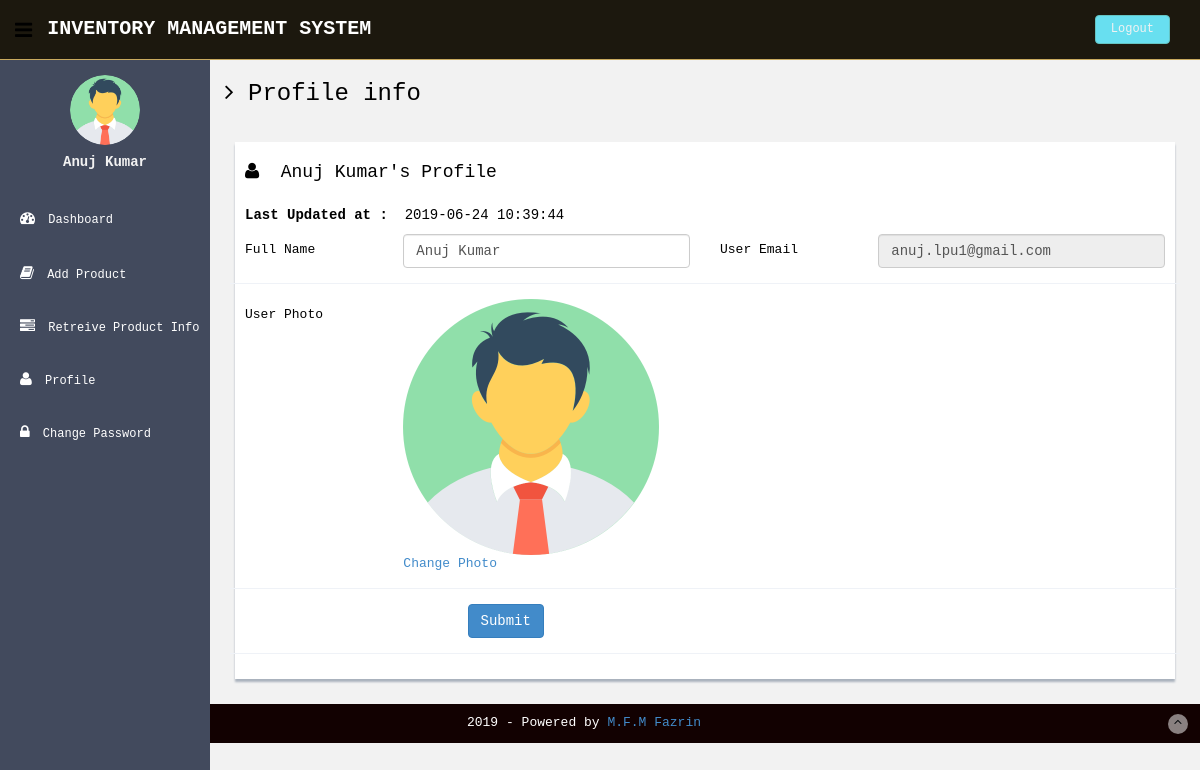
Before: /profile.php (signed in) with the older database file.
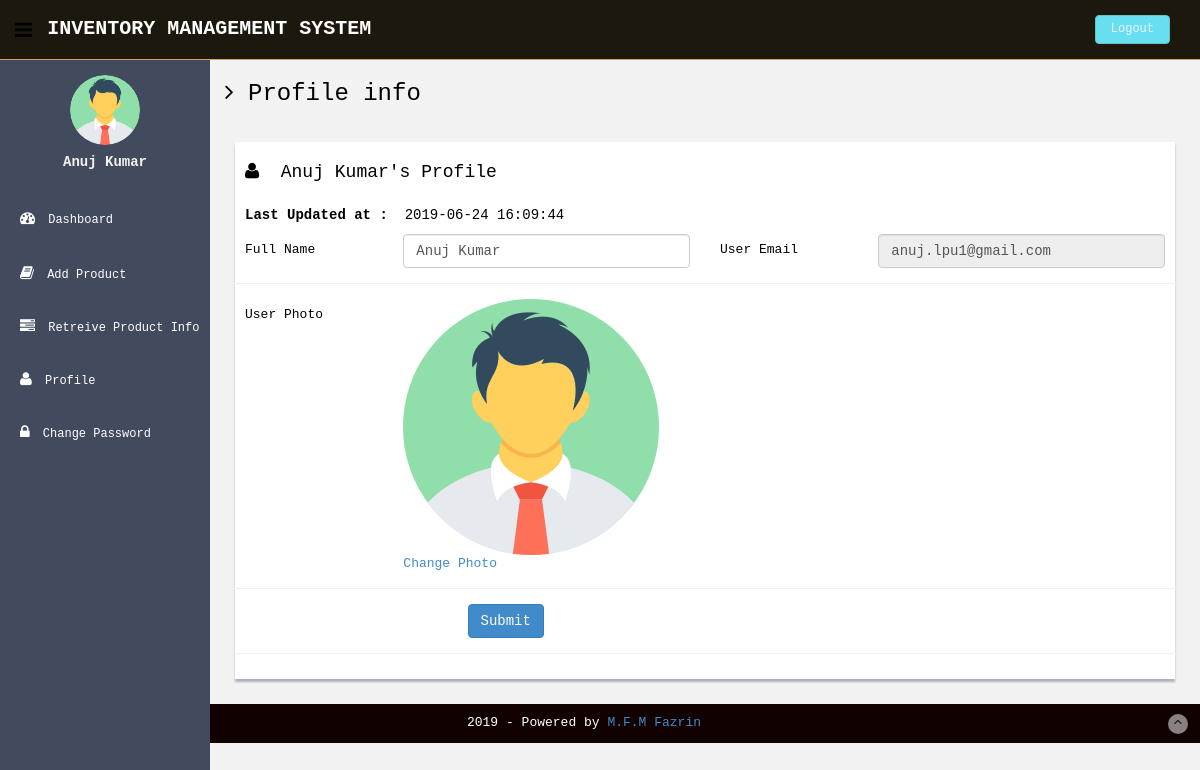
After: the same page with the newer database file.
### tables this page shows
CREATE TABLE IF NOT EXISTS `users` (
  `id` int(11) NOT NULL AUTO_INCREMENT,
  `fullName` varchar(255) DEFAULT NULL,
  `userEmail` varchar(255) DEFAULT NULL,
  `password` varchar(255) DEFAULT NULL,
  `contactNo` bigint(11) DEFAULT NULL,
  `address` tinytext,
  `State` varchar(255) DEFAULT NULL,
  `country` varchar(255) DEFAULT NULL,
  `pincode` int(6) DEFAULT NULL,
  `userImage` varchar(255) DEFAULT NULL,
  `regDate` timestamp NOT NULL DEFAULT CURRENT_TIMESTAMP,
  `updationDate` timestamp NULL DEFAULT '0000-00-00 00:00:00' ON UPDATE CURRENT_TIMESTAMP,
  `status` int(1) DEFAULT NULL,
  PRIMARY KEY (`id`)
);

### profile.php (the view, shortened to what this page needs)
<?php
include('includes/config.php');
if(strlen($_SESSION['login'])==0){
header('location:index.php');
}
else{
?>
<!DOCTYPE html>
<html lang="en">
  <head>
    <link href="assets/css/bootstrap.css" rel="stylesheet">
    <link href="assets/font-awesome/css/font-awesome.css" rel="stylesheet" />
    <link rel="stylesheet" type="text/css" href="assets/js/bootstrap-datepicker/css/datepicker.css" />
    <link rel="stylesheet" type="text/css" href="assets/js/bootstrap-daterangepicker/daterangepicker.css" />
    <link href="assets/css/style.css" rel="stylesheet">
    <link href="assets/css/style-responsive.css" rel="stylesheet">
  </head>
  <body>
  <section id="container" >
     <?php include("includes/header.php");?>
      <?php include("includes/sidebar.php");?>
      <section id="main-content">
          <section class="wrapper">
          	<h3><i class="fa fa-angle-right"></i> Profile info</h3>
          	<div class="row mt">
          		<div class="col-lg-12">
                  <div class="form-panel">
    <?php $sql1= "select * from users where userEmail='".$_SESSION['login']."'";
    $query1 = $dbh->prepare($sql1);
    $query1->execute();
    $results = $query1->fetchAll(PDO::FETCH_OBJ);
    foreach($results as $result) {?>
    <h4 class="mb"><i class="fa fa-user"></i>&nbsp;&nbsp;<?php echo htmlentities($result->fullName);?>'s Profile</h4>
    <h5><b>Last Updated at :</b>&nbsp;&nbsp;<?php echo htmlentities($result->updationDate);?></h5>
    <form class="form-horizontal style-form" method="post" name="profile" >
    <div class="form-group">
    <label class="col-sm-2 col-sm-2 control-label">Full Name</label>
    <div class="col-sm-4">
    <input type="text" name="fullname" required="required" value="<?php echo htmlentities($result->fullName);?>" class="form-control" >
    </div>
    <label class="col-sm-2 col-sm-2 control-label">User Email </label>
    <div class="col-sm-4">
    <input type="email" name="useremail" required="required" value="<?php echo htmlentities($result->userEmail);?>" class="form-control" readonly>
    </div>
    </div>
    <div class="form-group">
    <label class="col-sm-2 col-sm-2 control-label">User Photo</label>
    <div class="col-sm-4">
    <?php if($result->userImage == ""): ?>
    <img src="userimages/noimage.png" width="256" height="256" >
    <a href="update-image.php">Change Photo</a>
    <?php else:?>
    <img src="userimages/<?php echo htmlentities($result->userImage);?>" width="256" height="256">
    <a href="update-image.php">Change Photo</a>
    <?php endif;?>
    </div>
    </div>
    <?php } ?>
              <div class="form-group">
                <div class="col-sm-10" style="padding-left:25% ">
                  <button type="submit" name="submit" class="btn btn-primary">Submit</button>
                </div>
              </div>
              </form>
              </div>
            </div>
          </div>
		</section>
    </section>
    <?php include("includes/footer.php");?>
    </section>
  </body>
</html>
<?php } ?>

### includes/header.php
<header class="header black-bg">
          <div class="sidebar-toggle-box">
                <div class="fa fa-bars tooltips" data-placement="right" data-original-title="Toggle Navigation"></div>
          </div>
          <a href="dashboard.php" class="logo"><b>Inventory Management System</b></a>
          <div class="top-menu">
          	<ul class="nav pull-right top-menu">
                  <li><a class="logout" href="logout.php">Logout</a></li>
          	</ul>
          </div>
      </header>

### includes/sidebar.php (shortened to what this page needs)
<aside>
          <div id="sidebar"  class="nav-collapse ">
              <ul class="sidebar-menu" id="nav-accordion">
                  <?php $sql="select fullName,userImage from users where userEmail='".$_SESSION['login']."'";
                  $query = $dbh->prepare($sql);
                  $query->execute();
                  $results= $query->fetchAll(PDO::FETCH_OBJ);
				  foreach($results as $result)
				  {
				   ?>
				  <p class="centered"><a href="profile.php">
				  <?php $userphoto=$result->userImage;
				  if($userphoto==""):
				  ?>
				  <img src="userimages/noimage.png"  class="img-circle" width="70" height="70" >
				  <?php else:?>
				  <img src="userimages/<?php echo htmlentities($userphoto);?>" class="img-circle" width="70" height="70">
				  <?php endif;?>
				  </a>
                  </p>
                  <h5 class="centered"><?php echo htmlentities($result->fullName);?></h5>
                  <?php } ?>
                  <li class="mt">
                      <a href="dashboard.php">
                          <i class="fa fa-dashboard"></i>
                          <span>Dashboard</span>
                      </a>
                  </li>
                  <li class="sub-menu">
                      <a href="add-record.php" >
                          <i class="fa fa-book"></i>
                          <span>Add Product</span>
                      </a>
                    </li>
                  <li class="sub-menu">
                      <a href="view-products.php" >
                          <i class="fa fa-tasks"></i>
                          <span>Retreive Product Info</span>
                      </a>
                  </li>
                  <li class="sub-menu">
                      <a href="profile.php" >
                          <i class="fa fa-user"></i>
                          <span>Profile</span>
                      </a>
                    </li>
                  <li class="sub-menu">
                      <a href="change-password.php" >
                          <i class="fa fa-lock"></i>
                          <span>Change Password</span>
                      </a>
                    </li>
              </ul>
          </div>
      </aside>

### includes/footer.php
<footer class="site-footer">
   <div class="text-center">
   2019 - Powered by <a href="https://nirzaf.github.io"> M.F.M Fazrin </a>
   <a href="#" class="go-top"><i class="fa fa-angle-up"></i></a>
   </div>
</footer>

Changed rows visible on the page:
changed users "Anuj Kumar": updationDate "2019-06-24 10:39:44" → "2019-06-24 16:09:44"
